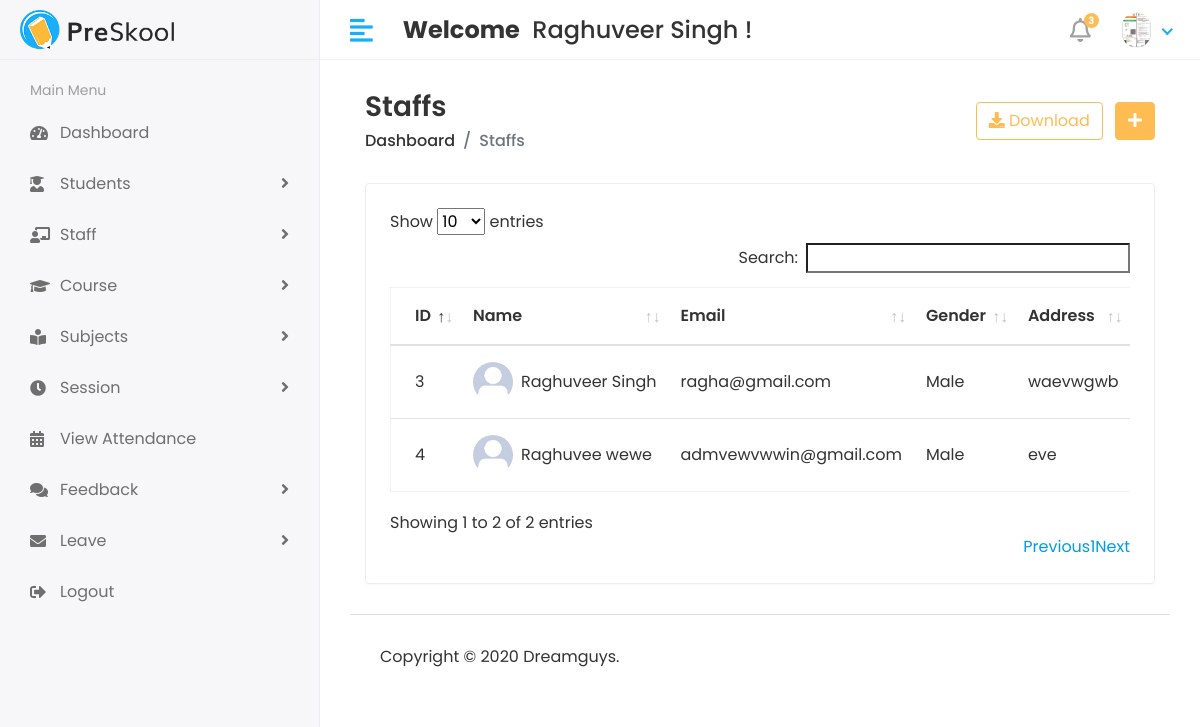
The app's page /Hod/Staff/View (signed in) with its own data.
### cmsapp/models.py (models this page shows, shortened)
class CustomUser(AbstractUser):
    USER = (
        (1,'HOD'),
        (2,'Staff'),
        (3,'Student'),
    )
    user_type = models.CharField(choices=USER, max_length=50,default=1)
    profile_pic = models.ImageField(upload_to='media/profile_pic')

class Staff(models.Model):
    admin = models.OneToOneField(CustomUser,on_delete=models.CASCADE)
    address = models.TextField()
    gender = models.CharField(max_length=100)
    created_at = models.DateTimeField(auto_now_add=True)
    updated_at = models.DateTimeField(auto_now=True)

### college_management_system/HOD_views.py (the view)
# urls.py: path('Hod/Staff/View',HOD_views.VIEW_STAFF,name='view_staff'),
@login_required(login_url='/')
def VIEW_STAFF(request):
    staff = Staff.objects.all()
    context = {
        'staff':staff,
    }
    return render(request,'HOD/view_staff.html',context)

### templates/HOD/view_staff.html (shortened to what this page needs)
{% extends 'base.html' %}
{% block content %}
<div class="content container-fluid">
               <div class="page-header">
                  <div class="row align-items-center">
                     <div class="col">
                        <h3 class="page-title">Staffs</h3>
                        <ul class="breadcrumb">
                           <li class="breadcrumb-item"><a href="index.html">Dashboard</a></li>
                           <li class="breadcrumb-item active">Staffs</li>
                        </ul>
                     </div>
                     <div class="col-auto text-right float-right ml-auto">
                        <a href="#" class="btn btn-outline-primary mr-2"><i class="fas fa-download"></i> Download</a>
                        <a href="add-student.html" class="btn btn-primary"><i class="fas fa-plus"></i></a>
                     </div>
                  </div>
               </div>
               <div class="row">
                  <div class="col-sm-12">
                     <div class="card card-table">
                        <div class="card-body">
                           <div class="table-responsive">
                              <table id="table_id" class="table table-hover table-center mb-0 ">
                                 <thead>
                                    <tr>
                                       <th>ID</th>
                                       <th>Name</th>
                                       <th>Email</th>
                                       <th>Gender</th>
                                       <th>Address</th>
                                    </tr>
                                 </thead>
                                 <tbody>
                                 {% for i in staff %}
                                    <tr>
                                       <td>{{i.id}}</td>
                                       <td>
                                          <h2 class="table-avatar">
                                             <a href="student-details.html" class="avatar avatar-sm mr-2"><img class="avatar-img rounded-circle" src="/{{i.admin.profile_pic}}" alt="User Image"></a>
                                             <a href="student-details.html">{{i.admin.first_name}}&nbsp;{{i.admin.last_name}}</a>
                                          </h2>
                                       </td>
                                       <td>{{i.admin.email}}</td>
                                       <td>{{i.gender}}</td>
                                       <td>{{i.address}}</td>
                                    </tr>
                                    {% endfor %}
                                 </tbody>
                              </table>
                           </div>
                        </div>
                     </div>
                  </div>
               </div>
            </div>
{% endblock %}

### templates/includes/header.html (shortened to what this page needs)
{% load static %}
   <div class="header">
            <div class="header-left">
               <a href="index.html" class="logo">
               <img src="{% static 'assets/img/logo.png' %}" alt="Logo">
               </a>
            </div>
            <a href="javascript:void(0);" id="toggle_btn">
            <i class="fas fa-align-left"></i>
            </a>
            <div class="top-nav-search mt-3">
               <h4>
                  <strong>Welcome</strong>&nbsp; <span>{{user.first_name}} {{user.last_name}} !</span>
               </h4>
            </div>
            <ul class="nav user-menu">
               <li class="nav-item dropdown noti-dropdown">
                  <a href="#" class="dropdown-toggle nav-link" data-toggle="dropdown">
                  <i class="far fa-bell"></i> <span class="badge badge-pill">3</span>
                  </a>
               </li>
               <li class="nav-item dropdown has-arrow">
                  <a href="#" class="dropdown-toggle nav-link" data-toggle="dropdown">
                     {% if user.profile_pic == "" %}
                     <span class="user-img"><img class="rounded-circle" src="{% static 'assets/img/noimg.jpg' %}" width="31" alt=""></span>
                     {% else %}
                  <span class="user-img"><img class="rounded-circle" src="/{{user.profile_pic}}" width="31" alt="Ryan Taylor"></span>
                     {% endif %}
                  </a>
               </li>
            </ul>
         </div>

### static/assets/css/style.css (style rules this page uses)
html { height: 100%; }
body { background-color: #fff; color: #333; font-family: 'Poppins', sans-serif; font-size: 1rem; height: 100%; line-height: 1.5; overflow-x: hidden; }
h1, h2, h3, h4, h5, h6 { font-family: 'Poppins', sans-serif; margin-top: 0; }
a { color: #009ce7; }
input, button, a { transition: all 0.4s ease; -moz-transition: all 0.4s ease; -o-transition: all 0.4s ease; -ms-transition: all 0.4s ease; -webkit-transition: all 0.4s ease; }
ul, ol { padding: 0px; list-style: none; }
.table { color: #333; max-width: 100%; margin-bottom: 0; width: 100%; }
.table.dataTable { border-collapse: collapse !important; border: 1px solid rgba(0, 0, 0, 0.05); }
table.table td h2 { display: inline-block; font-size: inherit; font-weight: 400; margin: 0; padding: 0; vertical-align: middle; }
table.table td h2.table-avatar { align-items: center; display: inline-flex; font-size: inherit; font-weight: 400; margin: 0; padding: 0; vertical-align: middle; white-space: nowrap; }
table.table td h2 a { color: #333; }
.table thead tr th { font-weight: 600; }
.table tbody tr { border-bottom: 1px solid rgba(0, 0, 0, 0.05); }
.table.table-center td, .table.table-center th { vertical-align: middle; }
.card-table .card-body .table > thead > tr > th { border-top: 0; }
.card-table .card-body .table tr td:first-child, .card-table .card-body .table tr th:first-child { padding-left: 1.5rem; }
.card-table .table td, .card-table .table th { border-top: 1px solid #e2e5e8; padding: 1rem 0.75rem; white-space: nowrap; }
.btn-primary { background-color: #FFBC53; border: 1px solid #FFBC53; }
.btn-outline-primary { color: #FFBC53; border-color: #FFBC53; }
.card { border: 1px solid #ececf5; box-shadow: 0 1px 3px 0 rgba(0, 0, 0, 0.03); margin-bottom: 1.875rem; }
.card-body { padding: 1.5rem; }
.avatar { position: relative; display: inline-block; width: 3rem; height: 3rem }
.avatar > img { width: 100%; height: 100%; -o-object-fit: cover; object-fit: cover; }
.avatar-sm { width: 2.5rem; height: 2.5rem; }
.header { background-color: #fff; border-bottom: 1px solid #f3f3f4; left: 0; position: fixed; right: 0; top: 0; z-index: 1001; height: 60px; }
.header .header-left { float: left; height: 60px; padding: 0 20px; position: relative; width: 320px; z-index: 1; transition: all 0.2s ease-in-out; background-color: #f7f7fa; border-bottom: 1px solid #efefef; border-right: 1px solid #ececf5; display: flex; align-items: center; }
.header .header-left .logo { display: inline-block; line-height: 60px; }
.header .header-left .logo img { max-height: 40px; width: auto; }
.header .dropdown-toggle:after { display: none; }
.header .has-arrow .dropdown-toggle:after { border-top: 0; border-left: 0; border-bottom: 2px solid #18aefa; border-right: 2px solid #18aefa; content: ''; height: 8px; display: inline-block; pointer-events: none; -webkit-transform-origin: 66% 66%; -ms-transform-origin: 66% 66%; transform-origin: 66% 66%; -webkit-transform: rotate(45deg); -ms-transform: rotate(45deg); transform: rotate(45deg); -webkit-transition: all 0.15s ease-in-out; transition: all 0.15s ease-in-out; width: 8px; vertical-align: 0px; }
.user-menu { float: right; margin: 0; position: relative; z-index: 99; padding-right: 15px; }
.user-menu.nav > li > a { color: #a0a0a0; font-size: 14px; line-height: 58px; padding: 0 15px; height: 60px; }
.user-img { margin-right: 3px; position: relative; }
.top-nav-search { float: left; margin-left: 15px; }
.page-header { margin-bottom: 1.875rem; }
.page-header .breadcrumb { background-color: transparent; color: #6c757d; font-size: 1rem; font-weight: 500; margin-bottom: 0; padding: 0; }
.page-header .breadcrumb a { color: #333; }
.page-title { font-size: 28px; font-weight: 600; color: #333; margin-bottom: 5px; }
.user-menu.nav > li > a .badge { background-color: #FFBC53; display: block; font-size: 10px; font-weight: bold; height: 15px; width: 15px; position: absolute; right: 7px; top: 13px; color: #fff; padding: 3px; }
.user-menu.nav > li > a > i { font-size: 1.5rem; line-height: 60px; }
@media (min-width: 992px) { #toggle_btn { align-items: center; color: #18aefa; display: inline-flex; float: left; font-size: 26px; height: 60px; justify-content: center; margin-left: 15px; padding: 0 15px; } }

### records on screen
CustomUser: first_name "Raghuveer", last_name "Singh", profile_pic (picture)
Staff: id "3", admin.profile_pic (placeholder picture), admin.first_name "Raghuveer", admin.last_name "Singh", admin.email "ragha@gmail.com", gender "Male", address "waevwgwb"
Staff: id "4", admin.profile_pic (placeholder picture), admin.first_name "Raghuvee", admin.last_name "wewe", admin.email "admvewvwwin@gmail.com", gender "Male", address "eve"
